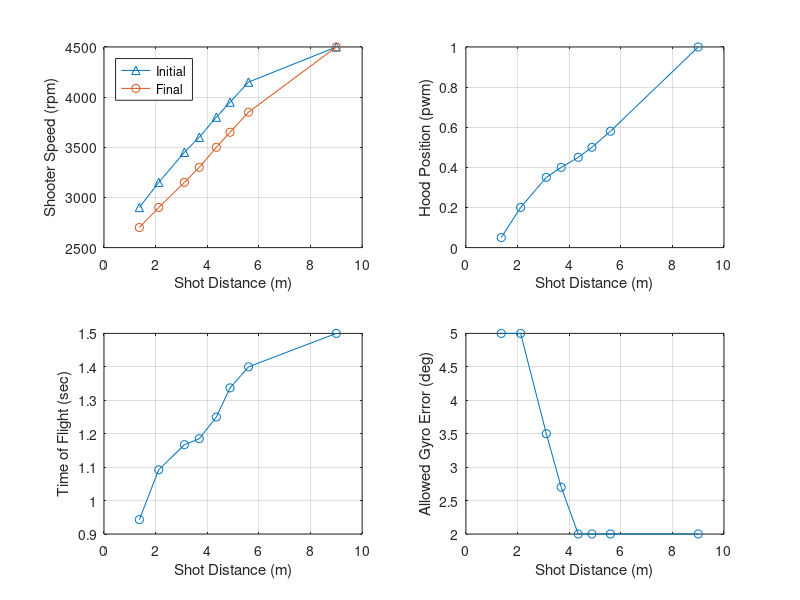

Reproduce this figure in MATLAB.
%% Output Overrides
TEST_Output_Override_Flag = 0;
TEST_Transfer_Motor_DC_OV = 0;
TEST_Feeder_Motor_DC_OV = 0;
TEST_Shooter_Motor_DC_Left_OV = 0;
TEST_Shooter_Motor_DC_Center_OV = 0;
TEST_Shooter_Motor_DC_Right_OV = 0;
TEST_Desired_Hood_Enable_OV = 0;
TEST_Desired_Hood_Pos_OV = 0.05;
TEST_Intake_Arm_Motor_DC_OV = 0;
TEST_Intake_Roller_Motor_DC_OV = 0;

%% Field Element Position Data
Field_BlueAllianceZoneX = 182.11*0.0254;            % Meters
Field_RedAllianceZoneX  = (651.22-182.11)*0.0254;    % Meters
Field_Blue_Hub_X        = 182.11*0.0254;             % Meters
Field_Hub_Y             = 158.84*0.0254;             % Meters
Field_Red_Hub_X         = (651.22-182.11)*0.0254;    % Meters
Field_Pass_Y_Top        = (317.69-(49.84/2))*0.0254;
Field_Pass_Y_Bottom     = (49.84/2)*0.0254;
Field_Blue_Pass_X       = (156.61/2)*0.0254;
Field_Red_Pass_X        = (651.22-((156.61/2)))*0.0254;

%% Shooting Control Data
% Targets
Rebuilt_Transfer_Minimum_Factor = 0.8;
Rebuilt_Target_Transfer_Speed = 4000;   % rpm
Rebuilt_Negative_Feeder_Speed = -1000;
Rebuilt_Target_Feeder_Speed = Rebuilt_Target_Transfer_Speed*0.84;  % rpm
% (the 0.84 factor sets feeder belt linear speed to match transfer wheel surface linear speed)
% Assumes 4 inch diameter transfer wheels and 24 tooth pulleys driving the belts

Rebuilt_Shot_Init_Time = 0.4; % Seconds

% Condition Checks
Rebuilt_Shoot_Robot_Velocity_Max = 1.7;   % meter/second
Rebuilt_Shoot_Motor_Max_Error = 100;    % rpm
Rebuilt_Shoot_Hood_Pos_Max_Error = 0.03;    % pwm position

% Check if Hub is Active for Scoring
Rebuilt_Match_Time_TeleOp = 160-20;
Rebuilt_Match_Time_Transition  = 10; 
Rebuilt_Match_Time_Shift_1  = 35; 
Rebuilt_Match_Time_Shift_2  = 60; 
Rebuilt_Match_Time_Shift_3  = 85;
Rebuilt_Match_Time_Shift_4  = 110;
Rebuilt_Match_Time_Auto_Timer  = 30;
Rebuilt_Match_Time_Shift_Timer  = 25;
Rebuilt_Match_Time_End_Game_Timer = 30; 
Rebuilt_Match_Time_Shoot_Early = 3;

% Iteration error target threshold
Rebuilt_Shoot_Target_Error_Thresh = 0.1;    % Meters

Rebuilt_Des_Gyro_Shoot_Offset = 0;  % Degrees

% Distance (m)
Rebuilt_Shoot_Dist_0 = 1.370;
Rebuilt_Shoot_Dist_1 = 2.120;
Rebuilt_Shoot_Dist_2 = 3.115;
Rebuilt_Shoot_Dist_3 = 3.692;
Rebuilt_Shoot_Dist_4 = 4.353;
Rebuilt_Shoot_Dist_5 = 4.884;
Rebuilt_Shoot_Dist_6 = 5.6;
Rebuilt_Shoot_Dist_7 = 9.0;;

% Desired_Shooter_Motor_Speed Init (rpm)
Rebuilt_Shoot_Shooter_Spd_I_0 = 2900;
Rebuilt_Shoot_Shooter_Spd_I_1 = 3150;
Rebuilt_Shoot_Shooter_Spd_I_2 = 3450;
Rebuilt_Shoot_Shooter_Spd_I_3 = 3600;
Rebuilt_Shoot_Shooter_Spd_I_4 = 3800;  %3850
Rebuilt_Shoot_Shooter_Spd_I_5 = 3950;
Rebuilt_Shoot_Shooter_Spd_I_6 = 4150;
Rebuilt_Shoot_Shooter_Spd_I_7 = 4500;

% Desired_Shooter_Motor_Speed (rpm)
Rebuilt_Shoot_Shooter_Spd_0 = 2700;
Rebuilt_Shoot_Shooter_Spd_1 = 2900;
Rebuilt_Shoot_Shooter_Spd_2 = 3150;
Rebuilt_Shoot_Shooter_Spd_3 = 3300;
Rebuilt_Shoot_Shooter_Spd_4 = 3500;  %3525
Rebuilt_Shoot_Shooter_Spd_5 = 3650;
Rebuilt_Shoot_Shooter_Spd_6 = 3850;
Rebuilt_Shoot_Shooter_Spd_7 = 4500;

% Desired Hood Position (pwm)
Rebuilt_Shoot_Hood_Pos_0 = 0.05;
Rebuilt_Shoot_Hood_Pos_1 = 0.20;
Rebuilt_Shoot_Hood_Pos_2 = 0.35;
Rebuilt_Shoot_Hood_Pos_3 = 0.4;
Rebuilt_Shoot_Hood_Pos_4 = 0.45;
Rebuilt_Shoot_Hood_Pos_5 = 0.5;
Rebuilt_Shoot_Hood_Pos_6 = 0.58;
Rebuilt_Shoot_Hood_Pos_7 = 1;

% Time of Flight (sec)
Rebuilt_Shoot_TOF_0 = 0.943;
Rebuilt_Shoot_TOF_1 = 1.092;
Rebuilt_Shoot_TOF_2 = 1.167;
Rebuilt_Shoot_TOF_3 = 1.185;
Rebuilt_Shoot_TOF_4 = 1.250;
Rebuilt_Shoot_TOF_5 = 1.337;
Rebuilt_Shoot_TOF_6 = 1.4;
Rebuilt_Shoot_TOF_7 = 1.5;

% Allowed Gyro Error (degrees ... convert to radians in model)
Rebuilt_Shoot_Gyro_Err_0 = 5;
Rebuilt_Shoot_Gyro_Err_1 = 5;
Rebuilt_Shoot_Gyro_Err_2 = 3.5;
Rebuilt_Shoot_Gyro_Err_3 = 2.7;
Rebuilt_Shoot_Gyro_Err_4 = 2;
Rebuilt_Shoot_Gyro_Err_5 = 2;
Rebuilt_Shoot_Gyro_Err_6 = 2;
Rebuilt_Shoot_Gyro_Err_7 = 2;

% PLOT TABLES
    plot_dist     = [Rebuilt_Shoot_Dist_0 Rebuilt_Shoot_Dist_1 Rebuilt_Shoot_Dist_2 Rebuilt_Shoot_Dist_3 Rebuilt_Shoot_Dist_4 Rebuilt_Shoot_Dist_5 Rebuilt_Shoot_Dist_6 Rebuilt_Shoot_Dist_7];
    plot_shooter_i= [Rebuilt_Shoot_Shooter_Spd_I_0 Rebuilt_Shoot_Shooter_Spd_I_1 Rebuilt_Shoot_Shooter_Spd_I_2 Rebuilt_Shoot_Shooter_Spd_I_3 Rebuilt_Shoot_Shooter_Spd_I_4 Rebuilt_Shoot_Shooter_Spd_I_5 Rebuilt_Shoot_Shooter_Spd_I_6 Rebuilt_Shoot_Shooter_Spd_I_7];
    plot_shooter  = [Rebuilt_Shoot_Shooter_Spd_0 Rebuilt_Shoot_Shooter_Spd_1 Rebuilt_Shoot_Shooter_Spd_2 Rebuilt_Shoot_Shooter_Spd_3 Rebuilt_Shoot_Shooter_Spd_4 Rebuilt_Shoot_Shooter_Spd_5 Rebuilt_Shoot_Shooter_Spd_6 Rebuilt_Shoot_Shooter_Spd_7];
    plot_hood     = [Rebuilt_Shoot_Hood_Pos_0 Rebuilt_Shoot_Hood_Pos_1 Rebuilt_Shoot_Hood_Pos_2 Rebuilt_Shoot_Hood_Pos_3 Rebuilt_Shoot_Hood_Pos_4 Rebuilt_Shoot_Hood_Pos_5 Rebuilt_Shoot_Hood_Pos_6 Rebuilt_Shoot_Hood_Pos_7];
    plot_tof      = [Rebuilt_Shoot_TOF_0 Rebuilt_Shoot_TOF_1 Rebuilt_Shoot_TOF_2 Rebuilt_Shoot_TOF_3 Rebuilt_Shoot_TOF_4 Rebuilt_Shoot_TOF_5 Rebuilt_Shoot_TOF_6 Rebuilt_Shoot_TOF_7];
    plot_gyro_err = [Rebuilt_Shoot_Gyro_Err_0 Rebuilt_Shoot_Gyro_Err_1 Rebuilt_Shoot_Gyro_Err_2 Rebuilt_Shoot_Gyro_Err_3 Rebuilt_Shoot_Gyro_Err_4 Rebuilt_Shoot_Gyro_Err_5 Rebuilt_Shoot_Gyro_Err_6 Rebuilt_Shoot_Gyro_Err_7];
    
    figure(1)
    subplot(2,2,1), hold off
    plot(plot_dist,plot_shooter_i,'-^')
    hold on
    plot(plot_dist,plot_shooter,'-o')
    xlabel('Shot Distance (m)')
    ylabel('Shooter Speed (rpm)')
    grid on
    legend('Initial','Final','Location','northwest')
    
    subplot(2,2,2)
    plot(plot_dist,plot_hood,'-o')
    xlabel('Shot Distance (m)')
    ylabel('Hood Position (pwm)')
    grid on
    
    subplot(2,2,3)
    plot(plot_dist,plot_tof,'-o')
    xlabel('Shot Distance (m)')
    ylabel('Time of Flight (sec)')
    grid on
    
    subplot(2,2,4)
    plot(plot_dist,plot_gyro_err,'-o')
    xlabel('Shot Distance (m)')
    ylabel('Allowed Gyro Error (deg)')
    grid on
    
    % need to clear from workspace so not included in code generation
    clear plot_dist plot_shooter plot_hood plot_tof plot_gyro_err

% Control Parameters to Calculate Duty Cycle
Rebuilt_Feeder_Motor_Gain_FF = 1/7854;

Rebuilt_Transfer_Motor_Gain_FF = 1/7854;
Rebuilt_Transfer_Motor_Gain_P = 0.0001;
Rebuilt_Transfer_Motor_Gain_I = 0.001*0.02;
Rebuilt_Transfer_Error_Integral_Enable = 300;

Rebuilt_Shooter_Motor_Gain_FF = 1/6048;
Rebuilt_Shooter_Motor_Gain_P = 0.001;
Rebuilt_Shooter_Motor_Gain_I = 0.001*0.02;
Rebuilt_Shooter_Error_Integral_Enable = 300;

% Hood Position Servo Properties
Rebuilt_Hood_Servo_Pos_Min = 0.05;
Rebuilt_Hood_Servo_Pos_Max = 1;
Rebuilt_Hood_Servo_Rate_Limit_Inc = 32/50*0.02;   % no load 32 mm/sec, total stroke 50 mm
Rebuilt_Hood_Servo_Rate_Limit_Dec = -Rebuilt_Hood_Servo_Rate_Limit_Inc;

%% Intake
Rebuilt_Intake_Des_Angle_In = -40;
Rebuilt_Intake_Meas_In_Disable = -20;   % disable motor when angle is less than this value and the desired anle is the in angle
Rebuilt_Intake_Meas_Out_Disable = 80;   % disable motor when angle is more than this value and the desired anle is the out angle
Rebuilt_Intake_Des_Angle_Out = 90;

Rebuilt_Intake_Cycle_Angle_In = -10;
Rebuilt_Intake_Cycle_Angle_Out = 10;

Rebuilt_Intake_RL_Inc =  2;
Rebuilt_Intake_RL_Dec = -2;

Rebuilt_Intake_Arm_Gain_P = 0.005;
Rebuilt_Intake_Arm_Gain_D = 0;

Rebuilt_Roller_Desired_Speed = 4500;
Rebuilt_Roller_Motor_Gain_FF = 1/7854;
Rebuilt_Roller_Motor_Gain_P = 0.0001;
Rebuilt_Roller_Motor_Gain_I = 0.001*0.02;
Rebuilt_Roller_Error_Integral_Enable = 300;
